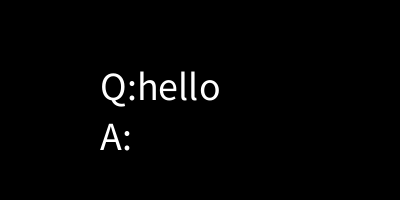
Frame 1 (no input)
Frame 60 (the mouse pressed at the canvas centre just before this capture): identical to frame 1, image omitted
Frame 120 (the mouse held since frame 60 and released just before this capture): identical to frame 1, image omitted

The Processing sketch that drew this single still picture (run headless with seeded random() and noise(); from frame 60 on, the mouse is pressed at the canvas centre):

// Processing sketch: week17_3
// ── week17_3.pde
void setup(){
size(400,200);
 textSize(40);
}
String line="";
String Q="hello";
void draw(){
 background(0);
 text("Q:"+Q,100,100);
 text("A:"+line,100,150);
}
void keyPressed(){
 line=line+key; 
}
